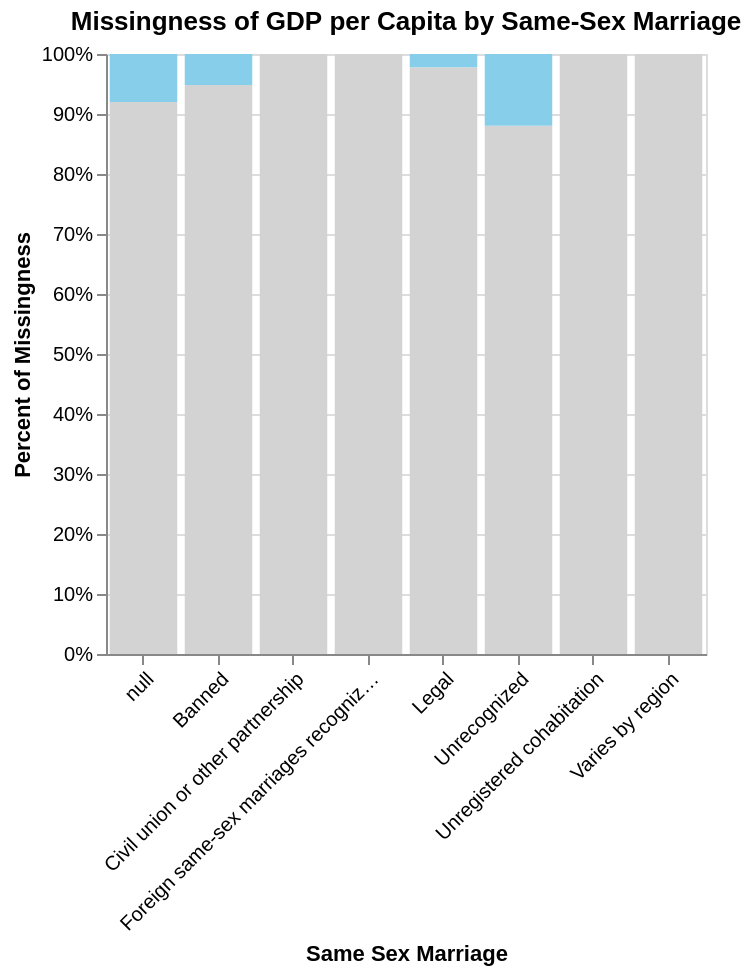

Notebook cell for this chart:
### Markdown cell above
## 3. Spinogram and Spineplot

### Code cell
# change R comment (not legal gender categories but same sex marriage)

spino_data = cleaned_rights.copy()
spino_data["gdp_missing"] = spino_data["gdp_per_capita"].isnull()

alt.Chart(spino_data).mark_bar().encode(
    x=alt.X("same_sex_marriage:N").title("Same Sex Marriage").axis(alt.Axis(labelAngle=-45)),
    y=alt.Y("count()", stack="normalize", title="Percent of Missingness"),
    color=alt.Color("gdp_missing:N",
                    scale=alt.Scale(domain=[True, False],
                                    range=["skyblue", "lightgrey"]),
                   legend=None),
    tooltip=["same_sex_marriage", "gdp_missing", "count()"]
).properties(
    width=300,
    height=300,
    title="Missingness of GDP per Capita by Same-Sex Marriage"
)

### Figure 1 — Vega-Lite specification as saved in the notebook (floating-point values rounded to 4 significant figures; data arrays with more than 128 entries replaced by an {"elided": "..."} marker saying what was removed)
{"config": {"view": {"continuousWidth": 300, "continuousHeight": 300}}, "data": {"name": "data-0af4084e2dac2adbaba04b3635e8287c"}, "mark": {"type": "bar"}, "encoding": {"color": {"field": "gdp_missing", "legend": null, "scale": {"domain": [true, false], "range": ["skyblue", "lightgrey"]}, "type": "nominal"}, "tooltip": [{"field": "same_sex_marriage", "type": "nominal"}, {"field": "gdp_missing", "type": "nominal"}, {"aggregate": "count", "type": "quantitative"}], "x": {"axis": {"labelAngle": -45}, "field": "same_sex_marriage", "title": "Same Sex Marriage", "type": "nominal"}, "y": {"aggregate": "count", "stack": "normalize", "title": "Percent of Missingness", "type": "quantitative"}}, "height": 300, "title": "Missingness of GDP per Capita by Same-Sex Marriage", "width": 300, "$schema": "https://vega.github.io/schema/vega-lite/v5.20.1.json", "datasets": {"data-0af4084e2dac2adbaba04b3635e8287c": {"elided": "2125 records"}}}
